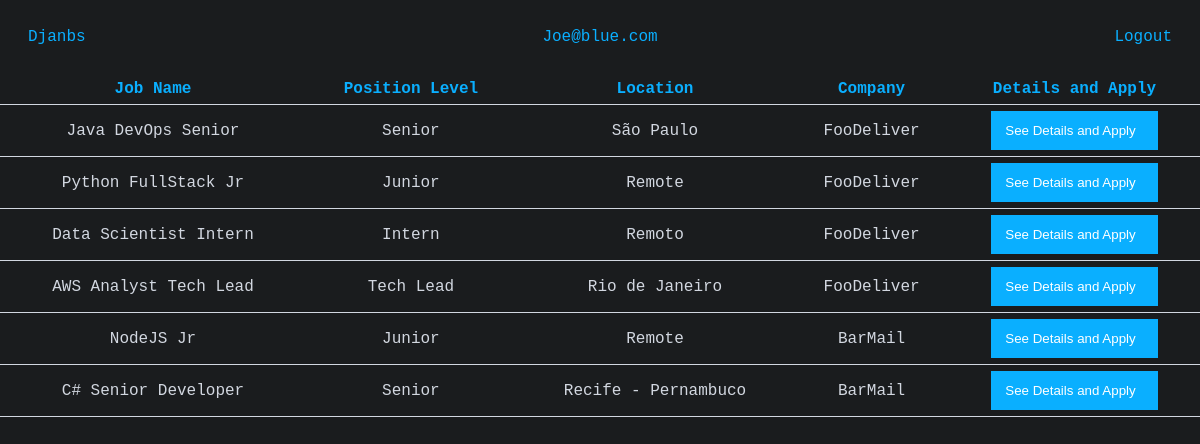
The app's page / (signed in), older data.
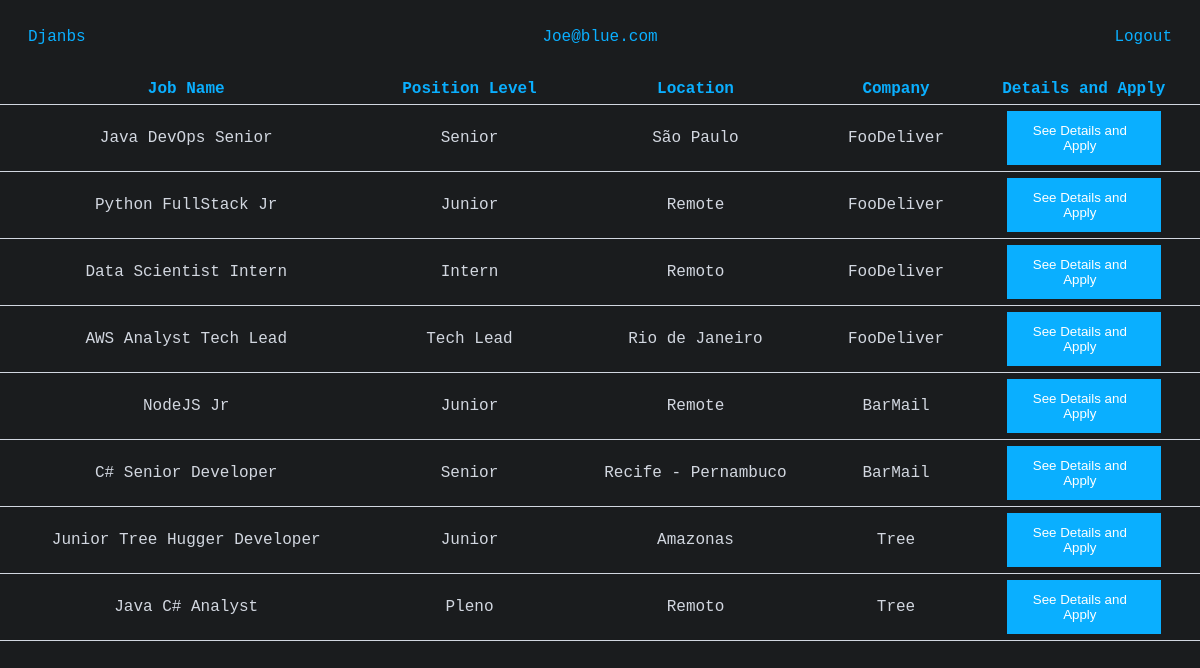
The same page, newer data.
### jobs/models.py (models this page shows, shortened)
class JobOffer(models.Model):
    name = models.CharField(max_length=125)
    location = models.CharField(max_length=50)
    description = models.TextField(null=True)
    company = models.ForeignKey(Company, on_delete=models.CASCADE, null=True)
    payment_range = models.IntegerField(choices=PaymentRange.choices)
    education_req = models.IntegerField(choices=EducationRequirement.choices)
    position_level = models.IntegerField(choices=PositionLevel.choices)
    date_created = models.DateTimeField(auto_now_add=True, null=True)

class Company(models.Model):
    user = models.OneToOneField(User, null=True, on_delete=models.CASCADE)
    name = models.CharField(max_length=50, null=True)
    email = models.EmailField(null=True)
    site = models.URLField(null=True)
    def __str__(self):
        return self.name

### jobs/views/views.py (the view, shortened to what this page needs)
# urls.py: 2. Add a URL to urlpatterns:  path('', views.home, name='home')
def home(request):
    if not request.user.is_authenticated:
        return redirect('login')
    else:
        if request.user.is_candidate:
            job_offers = JobOffer.objects.all() # type: ignore
            context = { 'job_offers': job_offers, }
            return render(request, 'jobs/index.html', context)

### jobs/models.py (called while the page is built)
    def __str__(self):
        return self.email

### jobs/templates/jobs/index.html (shortened to what this page needs)
{% extends "jobs/base.html" %}
{% block content %}
    <div class="job-offers-table">
        <table>
        <tr class="blue">
            <th>Job Name</th>
            <th>Position Level</th>
            <th>Location</th>
            <th>Company</th>
            <th>Details and Apply</th>
        </tr>
        {% for job_offer in job_offers %}
            <tr class="row-hover">
                <td>{{ job_offer.name }}</td>
                {% if job_offer.position_level == 1 %}
                    <td>Intern</td>
                {% elif job_offer.position_level == 2 %}
                    <td>Junior</td>
                {% elif job_offer.position_level == 3 %}
                    <td>Pleno</td>
                {% elif job_offer.position_level == 4 %}
                    <td>Senior</td>
                {% elif job_offer.position_level == 5 %}
                    <td>Tech Lead</td>
                {% endif %}
                <td>{{ job_offer.location }}</td>
                <td>{{ job_offer.company }}</td>
                <td><a href="{% url 'job-candidate' job_offer.id %} "><button class="button">See Details and Apply</button></a></td>
            </tr>
        {% endfor %}
        </table>
    </div>
{% endblock content %}

Row changes from the older to the newer data that the page shows:
added JobOffer: name "Junior Tree Hugger Developer", position_level "Junior", location "Amazonas", company "Tree"
added JobOffer: name "Java C# Analyst", position_level "Pleno", location "Remoto", company "Tree"
